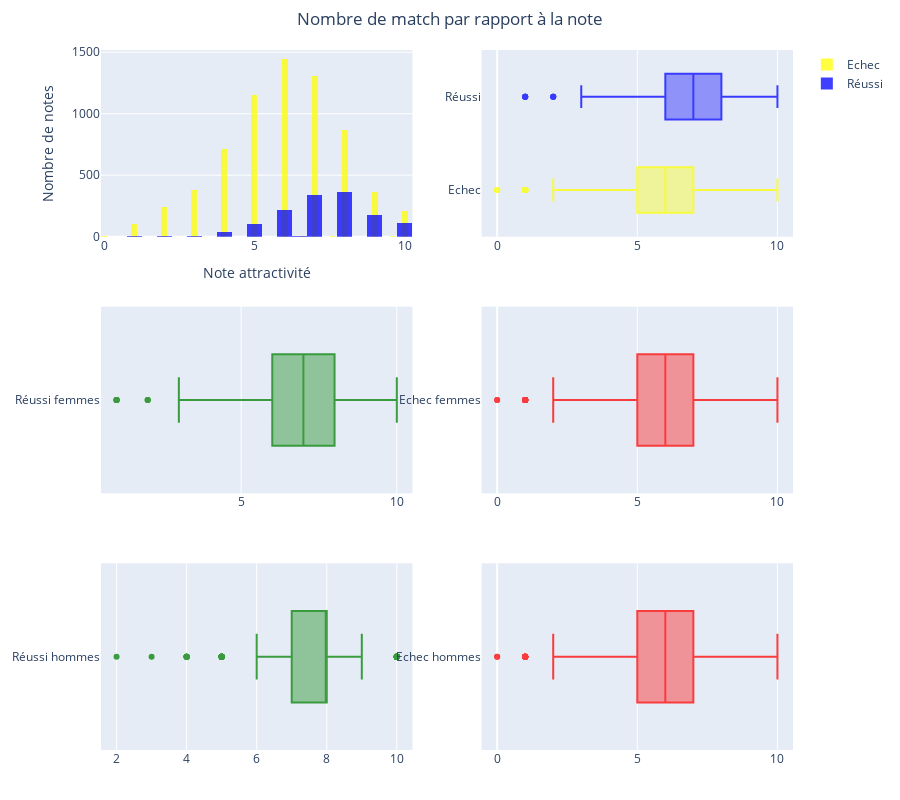

Notebook code for this chart:
### Code cell
# Définir pour chaque note liée à l'attrait quelle est le pourcentage de match
# Attributes
attributes_arr = ['id', 'gender', 'partner', 'attr', 'sinc', 'intel', 'fun', 'amb', 'shar', 'attr_o', 'like', 'prob', 'met', 'match', 'dec_o', 'age', 'age_o', 'race', 'race_o']

df_attr = df[attributes_arr]

# Récupérer la liste des valeurs uniques et non nulles de la colonne 'attr'
notes = df['attr'].dropna().unique()

# Convertir en liste et trier les valeurs
notes = sorted(notes.tolist())

# Filtrer les données en fonction de 'match'
df_match_fail = df_attr.loc[df_attr['match'] == 0]
df_match_ok = df_attr.loc[df_attr['match'] == 1]

df_match_ok_male = df_match_ok.loc[df_match_ok['gender'] == 1]
df_match_ok_female = df_match_ok.loc[df_match_ok['gender'] == 0]

df_match_fail_male = df_match_fail.loc[df_match_fail['gender'] == 1]
df_match_fail_female = df_match_fail.loc[df_match_fail['gender'] == 1]

# Créer la figure
fig = go.Figure()

# Créer un subplots pour permettre de mettre plusieurs visuels côte à côte
fig = make_subplots(
    rows = 3, 
    cols = 2,
)

# Ajouter les histogrammes
fig.add_trace(
    go.Histogram(
        x=df_match_fail['attr'],
        name='Echec',
        marker_color='yellow',
        # nbinsx=20  # Ajustez ce nombre pour modifier la largeur des barres
    ),
    row=1,
    col=1
)

fig.add_trace(
    go.Histogram(
        x=df_match_ok['attr'],
        name='Réussi',
        marker_color='blue',
        # nbinsx=20  # Ajustez ce nombre pour modifier la largeur des barres
    ),
    row=1,
    col=1
)

fig.add_trace(
    go.Box(
        x=df_match_fail['attr'],
        name='Echec',
        marker_color='yellow',
        showlegend=False 
        # nbinsx=20  # Ajustez ce nombre pour modifier la largeur des barres
    ),
    row=1,
    col=2
)

fig.add_trace(
    go.Box(
        x=df_match_ok['attr'],
        name='Réussi',
        marker_color='blue',
        showlegend=False 
        # nbinsx=20  # Ajustez ce nombre pour modifier la largeur des barres
    ),
    row=1,
    col=2
)

fig.add_trace(
    go.Box(
        x=df_match_ok_female['attr'],
        name='Réussi femmes',
        marker_color='green',
        showlegend=False 
        # nbinsx=20  # Ajustez ce nombre pour modifier la largeur des barres
    ),
    row=2,
    col=1
)

fig.add_trace(
    go.Box(
        x=df_match_fail_female['attr'],
        name='Echec femmes',
        marker_color='red',
        showlegend=False
        # nbinsx=20  # Ajustez ce nombre pour modifier la largeur des barres
    ),
    row=2,
    col=2
)

fig.add_trace(
    go.Box(
        x=df_match_ok_male['attr'],
        name='Réussi hommes',
        marker_color='green',
        showlegend=False
        # nbinsx=20  # Ajustez ce nombre pour modifier la largeur des barres
    ),
    row=3,
    col=1
)

fig.add_trace(
    go.Box(
        x=df_match_fail_male['attr'],
        name='Echec hommes',
        marker_color='red',
        showlegend=False
        # nbinsx=20  # Ajustez ce nombre pour modifier la largeur des barres
    ),
    row=3,
    col=2
)

fig.update_layout(
    title = go.layout.Title(text = "Nombre de match par rapport à la note ", x = 0.5),
    width=None,
    height=800,
    autosize=True,
    barmode='overlay',  # Superposer les barres
    xaxis_title="Note attractivité", 
    yaxis_title="Nombre de notes",
    margin=dict(l=20, r=20, t=50, b=50)  # Marges de la figure
)

# Mettre à jour les barres pour être un peu transparentes afin de mieux visualiser les superpositions
fig.update_traces(opacity=0.75)

fig.show(config={'responsive': True})

### Figure 1 — Plotly figure (JSON) as saved in the notebook; plotly's stock layout.template omitted (floating-point values rounded to 4 significant figures; data arrays with more than 128 entries replaced by an {"elided": "..."} marker saying what was removed)
{"data": [{"marker": {"color": "yellow"}, "name": "Echec", "opacity": 0.75, "type": "histogram", "x": {"elided": "6998 float values"}, "xaxis": "x", "yaxis": "y"}, {"marker": {"color": "blue"}, "name": "Réussi", "opacity": 0.75, "type": "histogram", "x": {"elided": "1380 float values"}, "xaxis": "x", "yaxis": "y"}, {"marker": {"color": "yellow"}, "name": "Echec", "opacity": 0.75, "showlegend": false, "type": "box", "x": {"elided": "6998 float values"}, "xaxis": "x2", "yaxis": "y2"}, {"marker": {"color": "blue"}, "name": "Réussi", "opacity": 0.75, "showlegend": false, "type": "box", "x": {"elided": "1380 float values"}, "xaxis": "x2", "yaxis": "y2"}, {"marker": {"color": "green"}, "name": "Réussi femmes", "opacity": 0.75, "showlegend": false, "type": "box", "x": {"elided": "690 float values"}, "xaxis": "x3", "yaxis": "y3"}, {"marker": {"color": "red"}, "name": "Echec femmes", "opacity": 0.75, "showlegend": false, "type": "box", "x": {"elided": "3504 float values"}, "xaxis": "x4", "yaxis": "y4"}, {"marker": {"color": "green"}, "name": "Réussi hommes", "opacity": 0.75, "showlegend": false, "type": "box", "x": {"elided": "690 float values"}, "xaxis": "x5", "yaxis": "y5"}, {"marker": {"color": "red"}, "name": "Echec hommes", "opacity": 0.75, "showlegend": false, "type": "box", "x": {"elided": "3504 float values"}, "xaxis": "x6", "yaxis": "y6"}], "layout": {"autosize": true, "barmode": "overlay", "height": 800, "margin": {"b": 50, "l": 20, "r": 20, "t": 50}, "title": {"text": "Nombre de match par rapport à la note ", "x": 0.5}, "xaxis": {"anchor": "y", "domain": [0, 0.45], "title": {"text": "Note attractivité"}}, "xaxis2": {"anchor": "y2", "domain": [0.55, 1]}, "xaxis3": {"anchor": "y3", "domain": [0, 0.45]}, "xaxis4": {"anchor": "y4", "domain": [0.55, 1]}, "xaxis5": {"anchor": "y5", "domain": [0, 0.45]}, "xaxis6": {"anchor": "y6", "domain": [0.55, 1]}, "yaxis": {"anchor": "x", "domain": [0.7333, 1], "title": {"text": "Nombre de notes"}}, "yaxis2": {"anchor": "x2", "domain": [0.7333, 1]}, "yaxis3": {"anchor": "x3", "domain": [0.3667, 0.6333]}, "yaxis4": {"anchor": "x4", "domain": [0.3667, 0.6333]}, "yaxis5": {"anchor": "x5", "domain": [0, 0.2667]}, "yaxis6": {"anchor": "x6", "domain": [0, 0.2667]}}}
